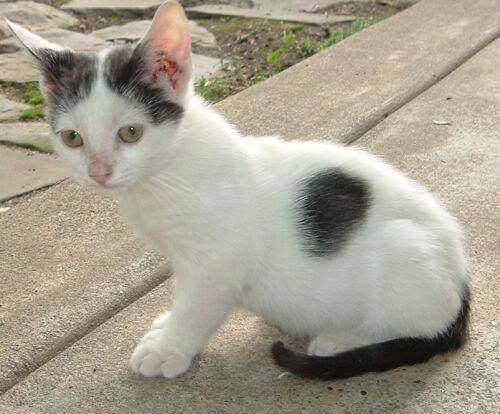
#> input picture opencv learning/1.图像操作/data/cat.jpg, 500 x 414 px, found by its file name
$ jupyter execute --allow-errors '2021.8.5测试-test.ipynb'
#> lines starting #> are read from the running program, lines starting #| are printed output that depends on the picture
[cell 1]
import cv2
import numpy as np

[cell 2]
# 图片展示
def show(img):
    cv2.imshow('1', img)
    # 0：任意键退出
    cv2.waitKey(0)
    cv2.destroyAllWindows()

## 1. 彩色图片读取，灰度图片读取，图片保存

[cell 3]
img = cv2.imread('data\cat.jpg')
#> img is the input picture: shape (414, 500, 3); mean B, G, R 144.3, 159.9, 165.9
img1 = cv2.imread('data\cat.jpg',cv2.IMREAD_GRAYSCALE)
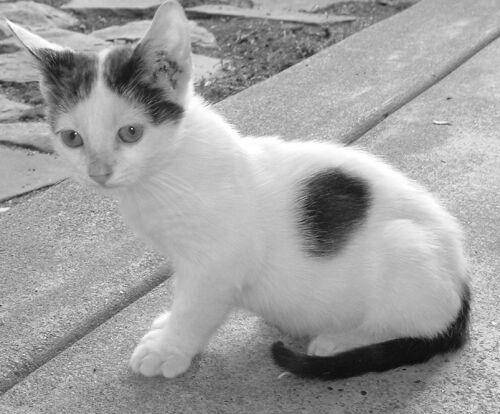
#> img1: shape (414, 500); min 0, max 255, mean 159.9
show(img)
show(img1)

## 2. 视频读取与展示

[cell 4]
vc = cv2.VideoCapture('data/test.mp4')
while True:
    ret, frame = vc.read()
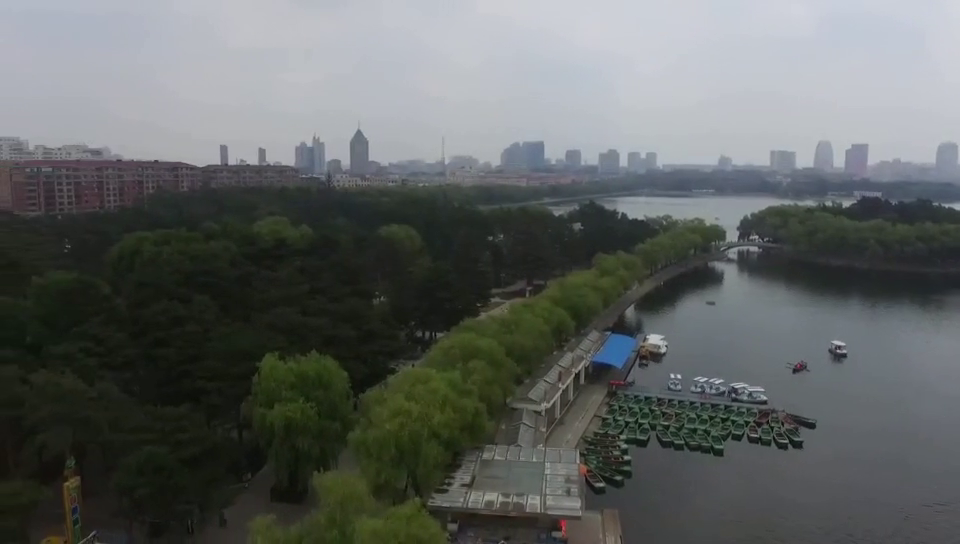
#> input picture frame 62 of opencv learning/1.图像操作/data/test.mp4, 960 x 544 px
#> frame is the input picture: shape (544, 960, 3); mean B, G, R 97.8, 99.5, 95.6
    if frame is None:
        break
    if ret == True:
        cv2.imshow('result', frame)
        if cv2.waitKey(10) & 0xFF == 27:
#> (key Esc is pressed here)
            break
vc.release()
cv2.destroyAllWindows()

## 3. 颜色通道提取与合并

[cell 5]
b,g,r = cv2.split(img)
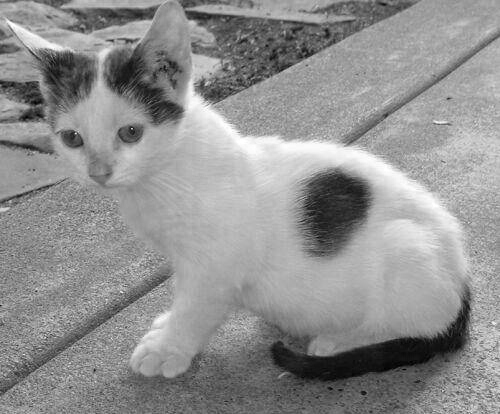
#> b: shape (414, 500); min 0, max 255, mean 144.3
img1 = cv2.merge((r,b,g))
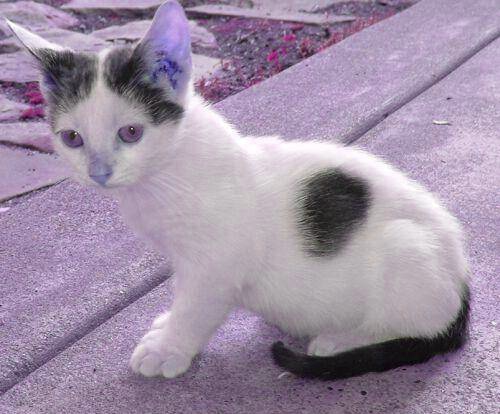
#> img1: shape (414, 500, 3); mean of channels 0, 1, 2 165.9, 144.3, 159.9; drawn as B, G, R
show(img1)

## 4. 边界填充，五种方法

[cell 6]
img1 = cv2.copyMakeBorder(img,50,50,50,50,cv2.BORDER_REPLICATE)
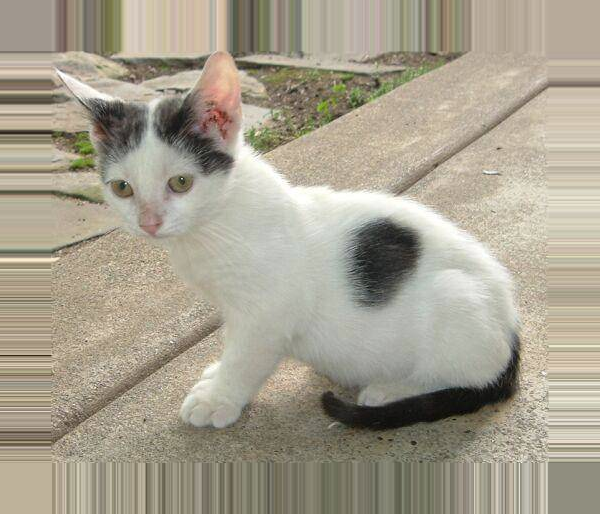
#> img1: shape (514, 600, 3); mean B, G, R 143.2, 159.9, 166.7
show(img1)

## 5. 更改图像尺寸并融合

[cell 7]
img_cat = cv2.imread('data/cat.jpg')
img_dog = cv2.imread('data/dog.jpg')
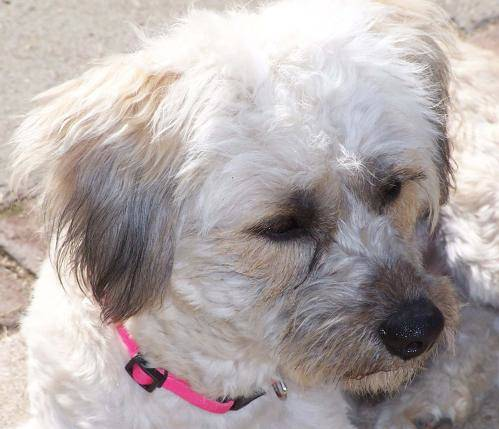
#> input picture opencv learning/1.图像操作/data/dog.jpg, 499 x 429 px
#> img_dog is the input picture: shape (429, 499, 3); mean B, G, R 169.1, 169.9, 178.9

#> (the rest of this cell did not finish here and is left out)
